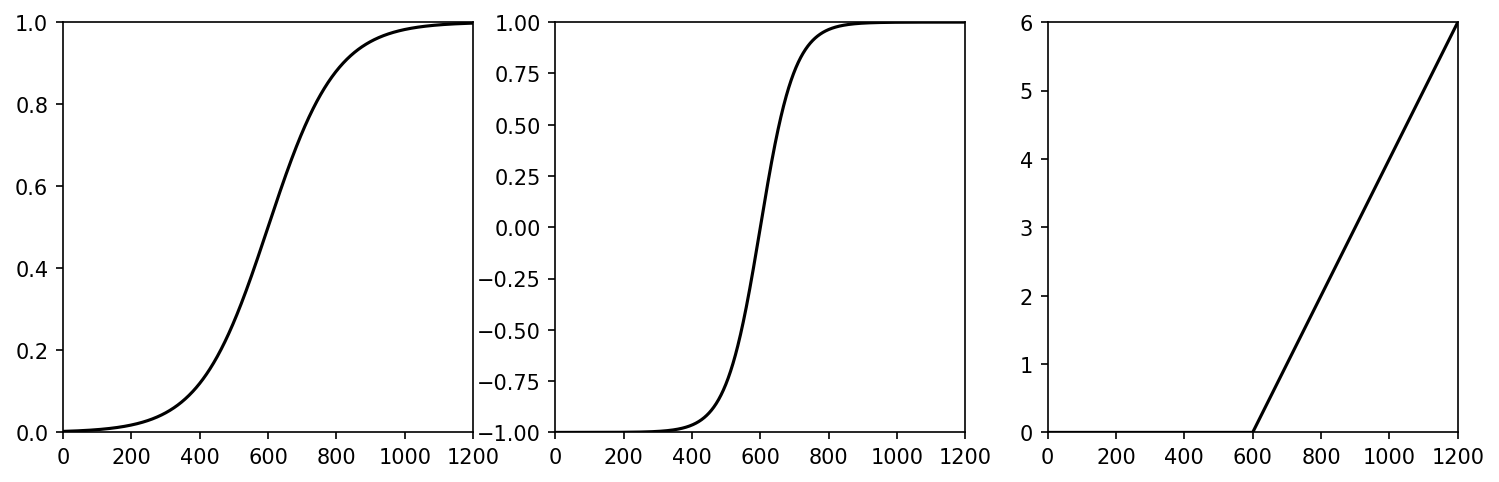

This chart was generated by the following Python code:
"""Figure 13.29 - Three activation functions."""

from __future__ import annotations

import os
import numpy as np
import matplotlib.pyplot as plt


print("Running Figure1329 (activation functions)...")

# (a) Sigmoid
z = np.arange(-6.0, 6.0 + 0.01, 0.01)
hs = 1.0 / (1.0 + np.exp(-z))

# (b) tanh
ht = np.tanh(z)

# (c) ReLU
hReLU = np.maximum(0.0, z)

# Display
fig = plt.figure(1, figsize=(12, 4))

ax1 = fig.add_subplot(1, 3, 1)
ax1.plot(hs, "k-")
ax1.set_xlim([0, 1200])
ax1.set_ylim([0, 1])
ax1.set_box_aspect(1)

ax2 = fig.add_subplot(1, 3, 2)
ax2.plot(ht, "k-")
ax2.set_xlim([0, 1200])
ax2.set_ylim([-1, 1])
ax2.set_box_aspect(1)

ax3 = fig.add_subplot(1, 3, 3)
ax3.plot(hReLU, "k-")
ax3.set_xlim([0, 1200])
ax3.set_ylim([0, 6])
ax3.set_box_aspect(1)

out_path = os.path.join(os.path.dirname(__file__), "Figure1329.png")
fig.savefig(out_path, dpi=150, bbox_inches="tight")
print(f"Saved {out_path}")

plt.show()
